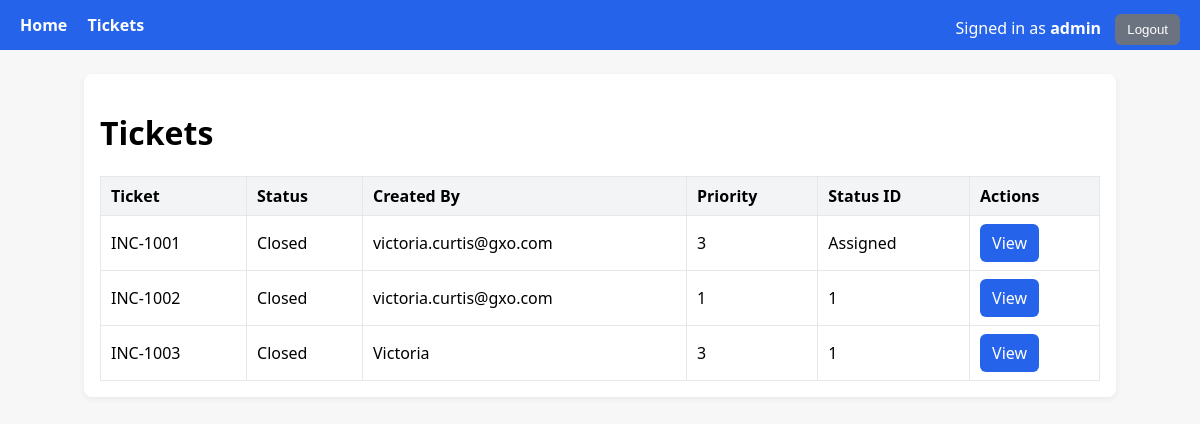
/tickets/ (signed in), run on the app's committed database.
### tables this page shows
CREATE TABLE users (
    id INTEGER PRIMARY KEY AUTOINCREMENT,
    username TEXT NOT NULL UNIQUE,
    password_hash TEXT NOT NULL,
    email TEXT UNIQUE,
    role_id INTEGER NOT NULL,
    created_at DATETIME DEFAULT CURRENT_TIMESTAMP,
    FOREIGN KEY (role_id) REFERENCES roles(id) ON UPDATE CASCADE ON DELETE RESTRICT
);

CREATE TABLE Tickets (
            Ticket      VARCHAR PRIMARY KEY,
            Status      VARCHAR,
            CreatedBy   VARCHAR,
            PriorityID  INTEGER,
            StatusID    VARCHAR
        , Description TEXT NULL);

### tickets/routes.py (the view)
@tickets_bp.get("/", endpoint="list")
@login_required
def list_tickets():
    rows = repo.list_tickets()
    return render_template("tickets_list.html", rows=rows, user=get_current_user())

### auth/service.py (called while the page is built)
def get_current_user():
    user_id = session.get("user_id")
    if not user_id:
        return None
    sql = text("""
        SELECT id, username, email, role_id
        FROM users
        WHERE id = :id
        LIMIT 1
    """)
    with connect() as conn:
        row = conn.execute(sql, {"id": user_id}).mappings().first()
        if not row:
            return None
        return {
            "id": row["id"],
            "username": row["username"],
            "email": row["email"],
            "role_id": row["role_id"],
        }

### db.py (called while the page is built)
def get_engine():
    if _engine is None:
        raise RuntimeError("DB engine not initialised; call init_engine() first.")
    return _engine

@contextmanager
def connect():
    with get_engine().connect() as conn:
        yield conn

### tickets/repository.py (called while the page is built)
def list_tickets() -> List[Dict[str, Any]]:
    sql = text("""
        SELECT
            Ticket,
            Status,
            CreatedBy,
            PriorityID,
            StatusID,
            Description
        FROM Tickets
        ORDER BY Ticket ASC
    """)
    with connect() as conn:
        return [dict(r) for r in conn.execute(sql).mappings().all()]

### templates/tickets_list.html (shortened to what this page needs)
{% extends "base.html" %}
{% block content %}
<h1>Tickets</h1>
{% if rows %}
  <table>
    <thead>
      <tr>
        <th>Ticket</th>
        <th>Status</th>
        <th>Created By</th>
        <th>Priority</th>
        <th>Status ID</th>
        <th>Actions</th>
      </tr>
    </thead>
    <tbody>
    {% for r in rows %}
      <tr>
        <td>{{ r.Ticket }}</td>
        <td>{{ r.Status }}</td>
        <td>{{ r.CreatedBy }}</td>
        <td>{{ r.PriorityID }}</td>
        <td>{{ r.StatusID }}</td>
        <td>
          <a class="btn" href="{{ url_for('tickets.detail', ticket=r.Ticket) }}">View</a>
        </td>
      </tr>
    {% endfor %}
    </tbody>
  </table>
{% else %}
  <p>No tickets yet.</p>
{% endif %}
{% endblock %}

### templates/base.html (shortened to what this page needs)
<!doctype html>
<html>
<head>
</head>
<body>
<header>
  <nav>
    <a href="{{ url_for('home') }}">Home</a>
    <a href="{{ url_for('tickets.list') }}">Tickets</a>
    <span class="right">
      {% if session.get('user_id') %}
        <span style="margin-right:10px;">Signed in as <strong>{{ session.get('username') }}</strong></span>
        <form class="inline" method="post" action="{{ url_for('auth.logout') }}">
          <button class="btn secondary" type="submit">Logout</button>
        </form>
      {% else %}
        <a href="{{ url_for('auth.login_form') }}">Login</a>
        <a href="{{ url_for('auth.register_form') }}">Register</a>
      {% endif %}
    </span>
  </nav>
</header>
<main>
  {% block content %}{% endblock %}
</main>
</body>
</html>

### templates/base.html (style rules this page uses)
:root { --brand:#2563eb }
body { font-family: system-ui, Segoe UI, Roboto, Arial, sans-serif; margin:0; background:#f7f7f7; }
header { background: var(--brand); color:#fff; padding:14px 20px; }
header a { color:#fff; text-decoration:none; margin-right:16px; font-weight:600; }
main { max-width: 1000px; margin: 24px auto; padding: 16px; background:#fff; border-radius:8px; box-shadow:0 2px 6px rgba(0,0,0,.06); }
.btn { display:inline-block; background:#2563eb; color:#fff; padding:8px 12px; border-radius:6px; text-decoration:none; border:none; cursor:pointer; }
.btn.secondary { background:#6b7280; }
form.inline { display:inline; margin:0; }
table { border-collapse:collapse; width:100%; margin-top:12px; }
th, td { border:1px solid #e5e7eb; padding:8px 10px; text-align:left; }
th { background:#f3f4f6; }
.right { float:right; }

### data on the page
users: get "admin"
Tickets: Ticket "INC-1001", Status "Closed", CreatedBy "victoria.curtis@gxo.com", PriorityID "3", StatusID "Assigned"
Tickets: Ticket "INC-1002", Status "Closed", CreatedBy "victoria.curtis@gxo.com", PriorityID "1", StatusID "1"
Tickets: Ticket "INC-1003", Status "Closed", CreatedBy "Victoria", PriorityID "3", StatusID "1"
